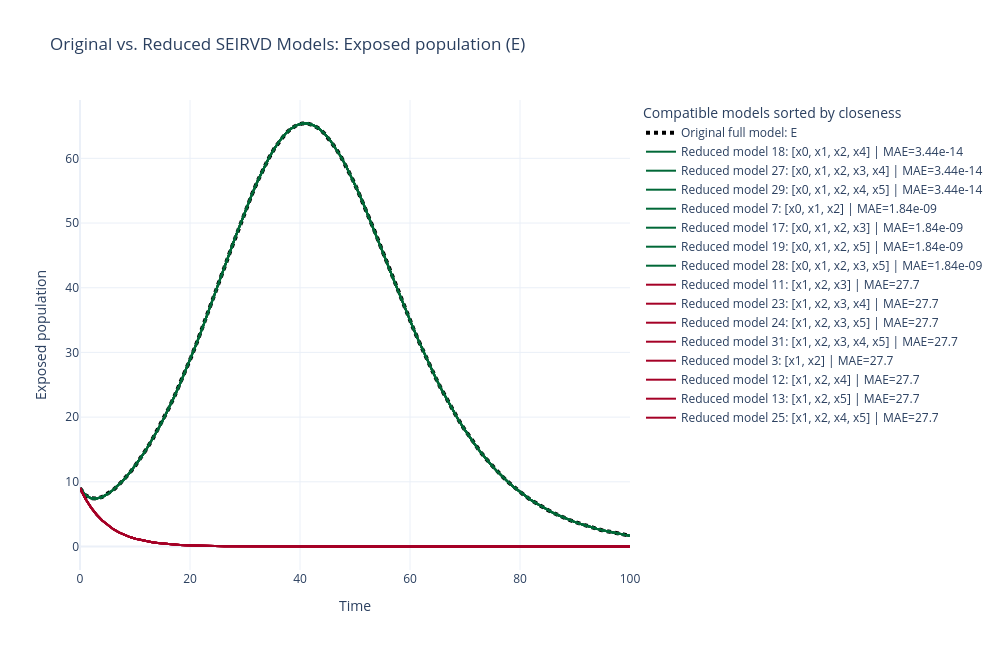

Notebook source saved alongside this figure:
### Markdown cell above
### Exposed Population ($E=x_1$)

The exposed population includes people who have encountered the disease but are not yet actively infected. This variable can help predict future increases in infections after an incubation period.

### Code cell
exposed_results = plot_reduced_models_for_state(1)
